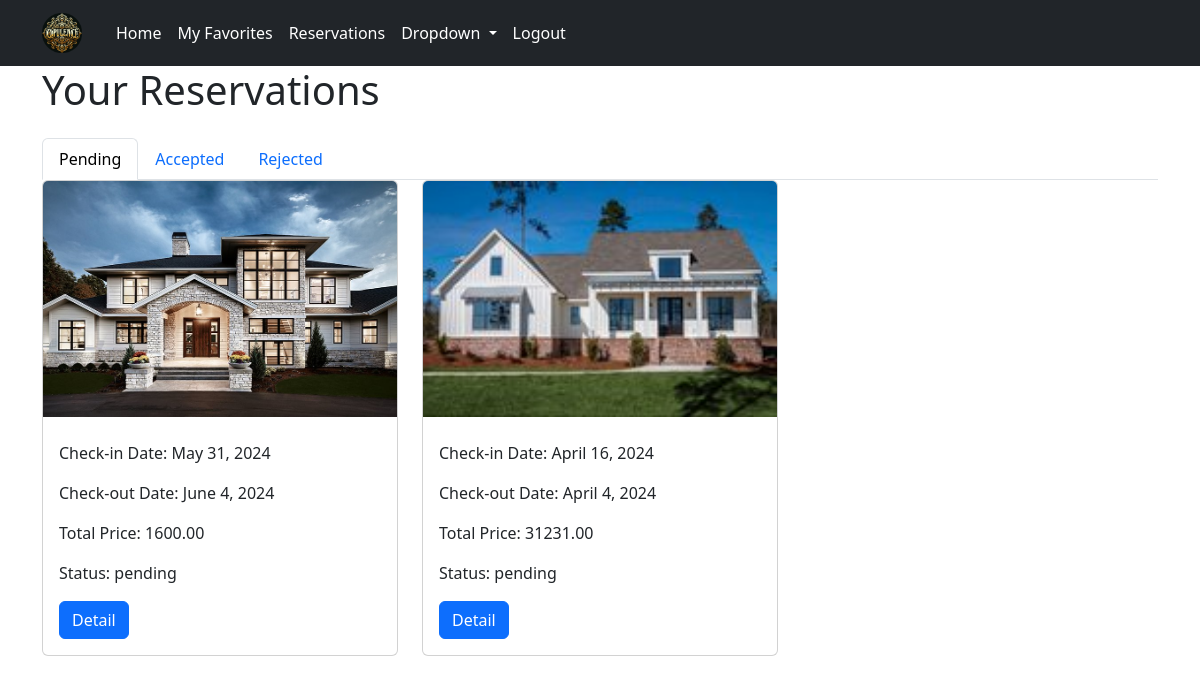
The page /res/ (signed in) on the database as committed earlier.
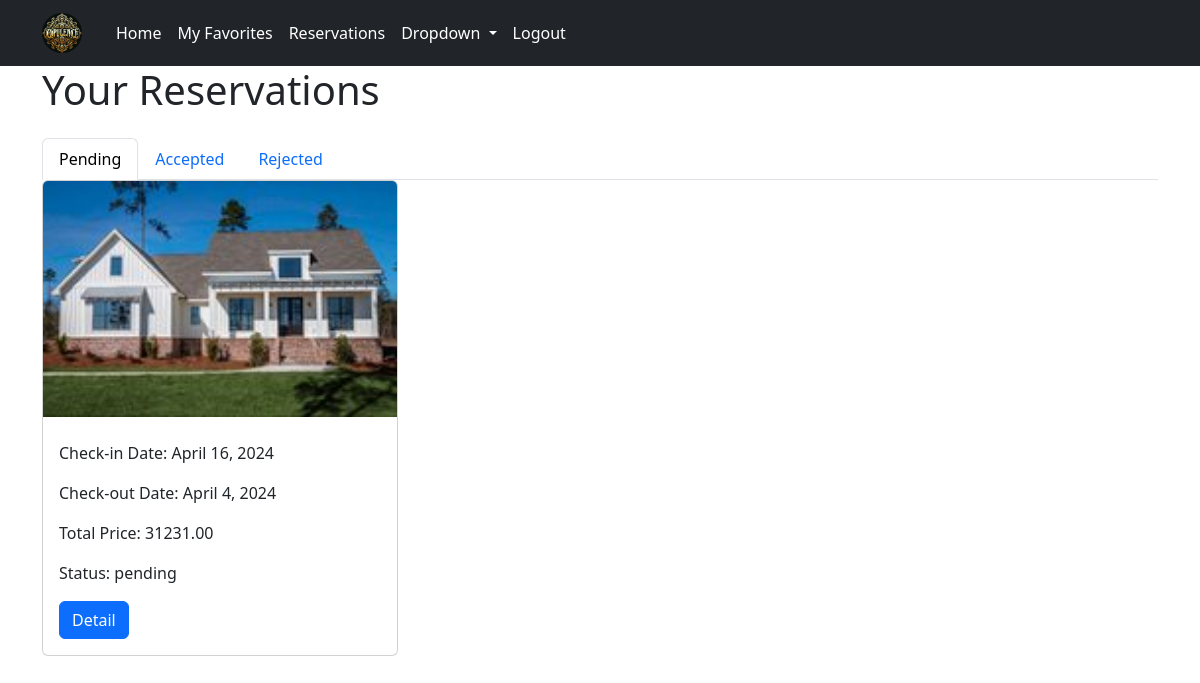
The same page on the database as committed later.
### reservations/models.py (models this page shows, shortened)
class Reservation(models.Model):
    user = models.ForeignKey(settings.AUTH_USER_MODEL, null=True, blank=True, on_delete=models.CASCADE)
    apartment = models.ForeignKey(Apartment, on_delete=models.CASCADE)
    check_in_date = models.DateField()
    check_out_date = models.DateField()
    total_price = models.DecimalField(max_digits=10, decimal_places=2)
    reservation_status = models.ForeignKey(ReservationStatus, on_delete=models.CASCADE,default=1)

class ReservationStatus(models.Model):
    status_name = models.CharField(max_length=100, unique=True)
    def __str__(self):
        return self.status_name

### apartments/models.py (models this page shows, shortened)
class Apartment(models.Model):
    category = models.ForeignKey(Category, on_delete=models.CASCADE)
    country=models.ForeignKey(Country,on_delete=models.SET_NULL,null=True,blank=True)
    city = models.ForeignKey(City, on_delete=models.CASCADE)
    apt_name = models.CharField(max_length=255)
    description = models.TextField()
    cover_image=models.ImageField(upload_to='covers/',null=True)
    district = models.CharField(max_length=30)
    is_active = models.BooleanField(default=True)
    is_booked = models.BooleanField(default=False)
    rooms = models.IntegerField()
    beds = models.IntegerField()
    bath_rooms = models.IntegerField()
    wifi = models.BooleanField(default=False)
    tv = models.BooleanField(default=False)
    price_per_night = models.DecimalField(max_digits=10, decimal_places=2)
    user = models.ForeignKey(settings.AUTH_USER_MODEL, null=True, blank=True, on_delete=models.CASCADE)
    created_at = models.DateTimeField(auto_now_add=True,null=True)
    updated_at = models.DateTimeField(auto_now=True,null=True)

### reservations/views.py (the view)
# urls.py: path("", ReservationListView.as_view(), name='list-reserv'),
class ReservationListView(LoginRequiredMixin, ListView):
    model = Reservation
    template_name = 'reservations/list_res.html'
    context_object_name = 'reservations'
    def get_queryset(self):
        return Reservation.objects.filter(user=self.request.user).order_by('-check_in_date')

### templates/reservations/list_res.html (shortened to what this page needs)
{% extends "base.html" %}
{% load static %}
{% block content %}
<div class="container">
  <h1 class="mb-4">Your Reservations</h1>
  <ul class="nav nav-tabs" id="reservationTabs" role="tablist">
    <li class="nav-item">
      <a class="nav-link active" id="pending-tab" data-toggle="tab" href="#pending" role="tab" aria-controls="pending" aria-selected="true">Pending</a>
    </li>
    <li class="nav-item">
      <a class="nav-link" id="accepted-tab" data-toggle="tab" href="#accepted" role="tab" aria-controls="accepted" aria-selected="false">Accepted</a>
    </li>
    <li class="nav-item">
      <a class="nav-link" id="rejected-tab" data-toggle="tab" href="#rejected" role="tab" aria-controls="rejected" aria-selected="false">Rejected</a>
    </li>
  </ul>
  <div class="tab-content" id="reservationTabContent">
    <div class="tab-pane fade show active" id="pending" role="tabpanel" aria-labelledby="pending-tab">
      <div class="row">
        {% for reservation in reservations %}
          {% if reservation.reservation_status_id == 1 %}
            <div class="col-md-4 mb-4">
              <div class="card h-100">
                {% if reservation.apartment.cover_image.url %}
                  <img src="{{ reservation.apartment.cover_image.url }}" class="card-img-top" alt="Apartment Image">
                {% else %}
                  <img src="{% static 'path_to_default_image.jpg' %}" class="card-img-top" alt="Default Image">
                {% endif %}
                <div class="card-body">
                  <p class="card-text">Check-in Date: {{ reservation.check_in_date }}</p>
                  <p class="card-text">Check-out Date: {{ reservation.check_out_date }}</p>
                  <p class="card-text">Total Price: {{ reservation.total_price }}</p>
                  <p class="card-text">Status: {{ reservation.reservation_status }}</p>
                  <a href="{% url 'detail-reserv' reservation.pk  %}" class="btn btn-primary">Detail</a>
                </div>
              </div>
            </div>
          {% endif %}
        {% endfor %}
      </div>
    </div>
  </div>
</div>
{% endblock content %}

Rows that differ between the two databases and show on the page:
no longer on this page (row edited): Reservation: apartment.cover_image (picture), check_in_date "May 31, 2024", check_out_date "June 4, 2024", total_price "1600.00", reservation_status "pending"
